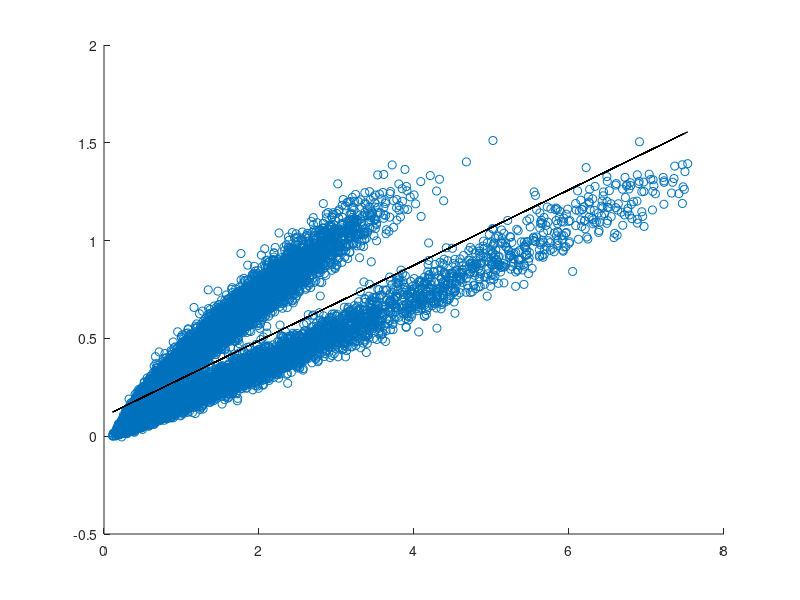

MATLAB code for this plot:
load nuclear
rng(0);
lamda = 0.001;

[d,n] = size(x);

X = [ones(1,n);x];

P = diag([0, ones(1,d)]);

J = @(theta) 1/n*sum(max(0, 1 - y.*(theta'*X))) + lamda/2*theta'*P*theta;

theta = zeros(3,1);

v_obj = [];


for iter = 1:3
    
    
    order = randperm(n);
    

    for jter = 1:n
        obj = J(theta);
        ind = order(jter);
        cond = 1 - y(ind)*(theta'*X(:,ind)) > 0;
        u = -(cond*y(ind)/n*X(:,ind)) + lamda*P*theta/n;
        theta = theta - (100/iter)*u;
        obj_new = J(theta);
        
        v_obj = [v_obj, obj_new];
        
        
    end
%     if abs(obj_new - obj)/obj < 1e-10
%         stopsign = 1;
%         break
%     end
end

plot(v_obj);


scatter(x(1,:), x(2,:)); 
hold on
plot(x(1,:), (-theta(1) - theta(2)*x(1,:))/(theta(3)), 'k'); 

